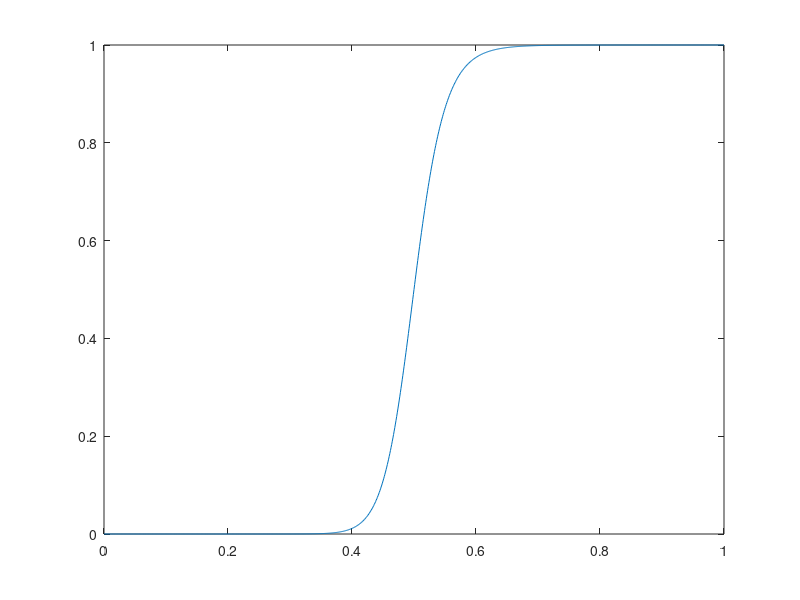

Write the MATLAB code that produced this figure. (Note: this script raises an error after producing the figure.)
r = 0:0.001:1;
E = 20;
s = 1./(1+(0.5./(r+eps)).^E);
plot(r,s)

origRGB = imread('poorcontrast.jpg');
origGris = rgb2gray(origRGB);
origMat = mat2gray(origGris);

thrMat = 1./(1+(0.5./(origMat+eps)).^E);
thrGris = im2uint8(thrMat);
figure
subplot(1,2,1)
imshow(origGris)
subplot(1,2,2)
imshow(thrGris)